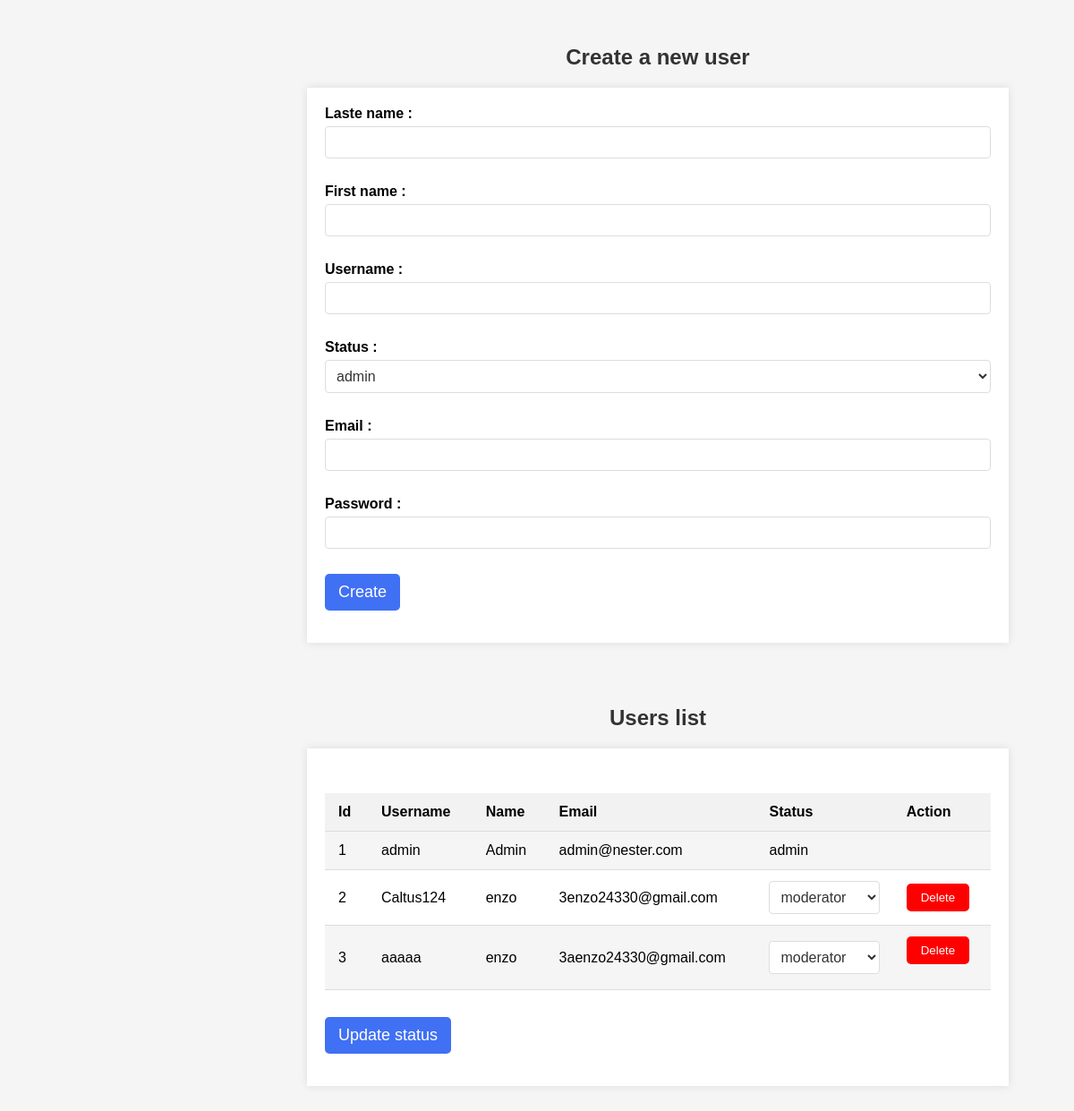
Before: /user.php (signed in) with the older database file.
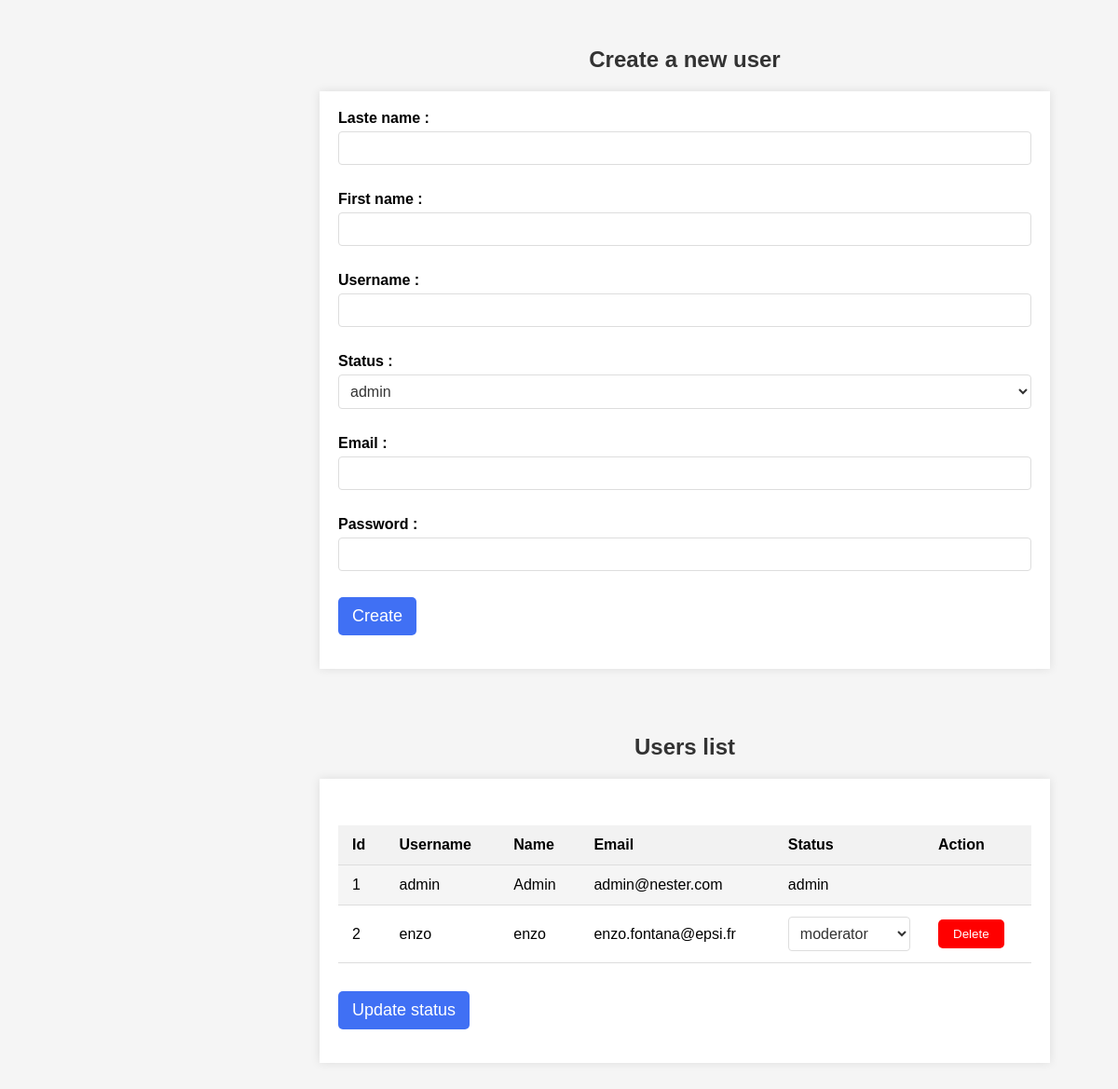
After: the same page with the newer database file.
### tables this page shows
CREATE TABLE user (
    id INTEGER PRIMARY KEY AUTOINCREMENT,
    username TEXT NOT NULL UNIQUE,
    password TEXT NOT NULL,
    email TEXT NOT NULL UNIQUE,
    nom TEXT NOT NULL, 
    prenom TEXT NOT NULL, 
    status TEXT NOT NULL
);

### user.php (the view, shortened to what this page needs)
<h1>Create a new user</h1>
<div class="container">
<div class="create-user-form">
        <form method="POST" action="home.php?page=user">
            <label for="nom">Laste name :</label>
            <input type="text" name="nom" id="nom" required><br><br>
            <label for="prenom">First name :</label>
            <input type="text" name="prenom" id="prenom" required><br><br>
            <label for="nom_utilisateur">Username :</label>
            <input type="text" name="nom_utilisateur" id="nom_utilisateur" required><br><br>
            <label for="type_utilisateur">Status :</label>
            <select name="type_utilisateur" id="type_utilisateur">
                <option value="admin">admin</option>
            </select><br><br>
            <label for="email">Email :</label>
            <input type="email" name="email" id="email" required><br><br>
            <label for="mot_de_passe">Password :</label>
            <input type="password" name="mot_de_passe" id="mot_de_passe" required><br><br>
            <input id="btn" type="submit" value="Create">
        </form>
    </div>
</div>
<h1>Users list</h1>
<div class="container">
<form method="post" action="update_status.php">
    <table>
        <tr>
            <th>Id</th>
            <th>Username</th>
            <th>Name</th>
            <th>Email</th>
            <th>Status</th>
            <th>Action</th>
        </tr>
        <?php
        $dbFile = './database/nester.db';
        $database = new SQLite3($dbFile);
        $sql = 'SELECT id, username, nom, email, status FROM user';
        $result = $database->query($sql);
        while ($row = $result->fetchArray(SQLITE3_ASSOC)) {
            echo '<tr>';
            echo '<td>' . $row['id'] . '</td>';
            echo '<td>' . $row['username'] . '</td>';
            echo '<td>' . $row['nom'] . '</td>';
            echo '<td>' . $row['email'] . '</td>';
            echo '<td>';
            if ($row['id'] != 1) {
                echo '<select name="new_status[' . $row['id'] . ']">';
                echo '<option value="moderator" ' . ($row['status'] == 'moderator' ? 'selected' : '') . '>moderator</option>';
                echo '</select>';
            } else {
                echo $row['status'];
            }
            echo '</td>';
            echo '<td>';
            if ($row['id'] != 1) {
                echo '<form method="post" action="home.php?page=user">';
                echo '<input type="submit" id="deleteButton" value="Delete">';
                echo '</form>';
            }
            echo '</td>';
            echo '</tr>';
        }
        ?>
    </table>
    <button id="btn" type="submit" style="margin-top: 30px;">Update status</button>
</form>
</div>

### user.php (style rules this page uses)
.container { max-width: 80%; margin: 20px auto; padding: 20px; background-color: #fff; box-shadow: 0 0 10px rgba(0, 0, 0, 0.1); margin-bottom: 70px; }
h1 { font-size: 24px; color: #333; margin-bottom: 20px; text-align: center; }
table { margin-top: 30px; width: 100%; border-collapse: collapse; }
th, td { padding: 12px 15px; text-align: left; border-bottom: 1px solid #ddd; }
th { background-color: #f2f2f2; font-weight: bold; }
tr:nth-child(even) { background-color: #f5f5f5; }
select { width: 100%; padding: 8px; font-size: 16px; border: 1px solid #ddd; border-radius: 4px; background-color: #fff; color: #333; cursor: pointer; }
select option { background-color: #fff; color: #333; font-size: 16px; }
.create-user-form label { font-weight: bold; display: block; margin-bottom: 5px; }
.create-user-form input[type="text"], .create-user-form input[type="email"], .create-user-form input[type="password"], .create-user-form select { outline: none; width: 100%; padding: 8px; font-size: 16px; border: 1px solid #ddd; border-radius: 4px; margin-bottom: 10px; }
#btn { background-color: #4070f4; color: #fff; padding: 10px 15px; border: none; border-radius: 5px; font-size: 18px; cursor: pointer; }
#deleteButton { background-color: red; color: white; border: none; padding: 8px 16px; border-radius: 5px; cursor: pointer; }

Changed rows visible on the page:
removed user: id "3", username "aaaaa", nom "enzo", email "3aenzo24330@gmail.com", status+id "moderator"
changed user "enzo": username "Caltus124" → "enzo"; email "3enzo24330@gmail.com" → "enzo.fontana@epsi.fr"
